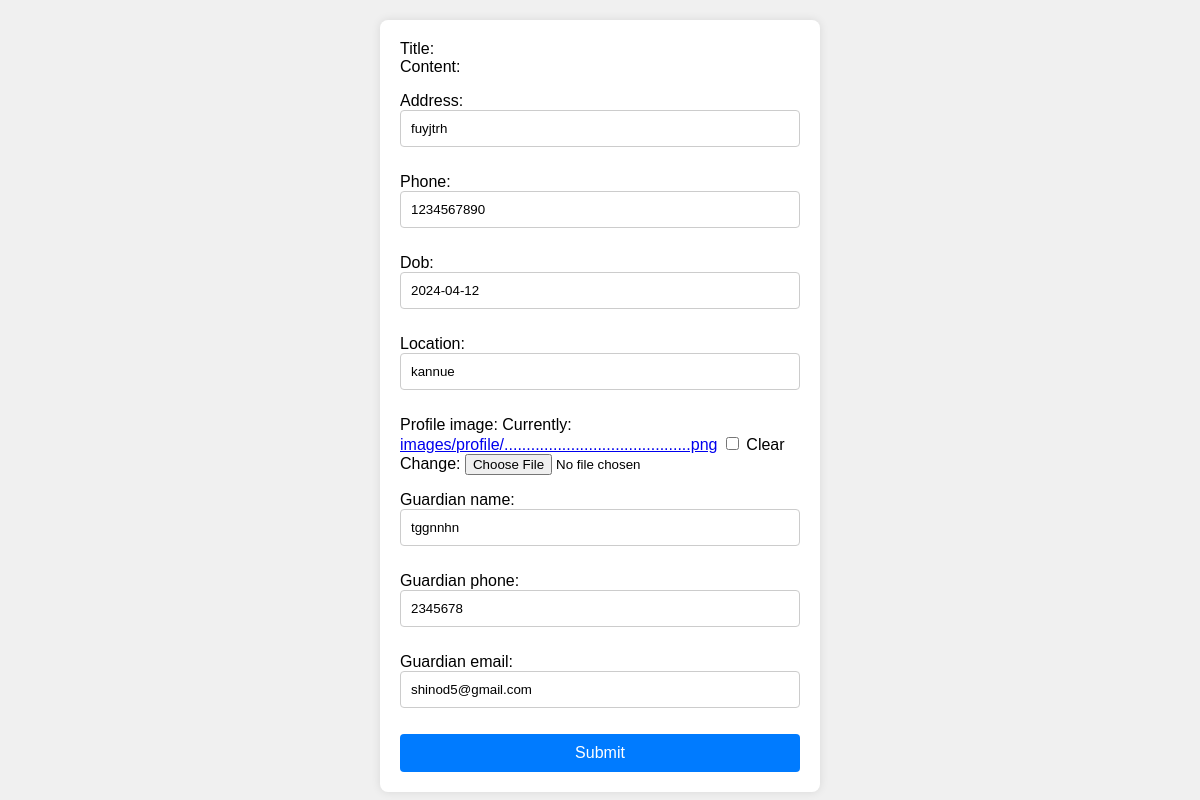
Screenshot of /userupdate/3/change/ (signed in) with the database file from the repository.
### app/models.py (models this page shows, shortened)
class UserProfile(models.Model):
    user = models.OneToOneField(User, on_delete=models.CASCADE, related_name="user_profile")
    address = models.CharField(max_length=200, null=True)
    phone = models.CharField(max_length=20, null=True)
    dob = models.DateField(null=True)
    location = models.CharField(max_length=200, null=True)
    profile_image = models.ImageField(upload_to='images/profile', blank=True, null=True)
    guardian_name = models.CharField(max_length=200, null=True)
    guardian_phone = models.CharField(max_length=20, null=True)
    guardian_email = models.EmailField(max_length=30,null=True)

### app/views.py (the view)
# urls.py: path("userupdate/<int:pk>/change/",UpdateUserProfileView.as_view(),name="userupdate"),
@method_decorator(decs,name="dispatch")
class UpdateUserProfileView(UpdateView):
    model = UserProfile
    form_class = UserProfileForm
    template_name = 'edituserprofile.html'
    success_url = reverse_lazy('userindex')
    def get_object(self, queryset=None):
        return UserProfile.objects.get_or_create(user=self.request.user)[0]

### app/forms.py
class UserProfileForm(forms.ModelForm):
    class Meta:
        model = UserProfile
        fields = ['address', 'phone', 'dob', 'location',  'profile_image', 'guardian_name', 'guardian_phone','guardian_email',]

### app/decorator.py (called while the page is built)
def login_required(fn):
    def wrapper(request,*args,**kwargs):
        if not request.user.is_authenticated:
            messages.error(request,"invalid session")
            return redirect("signin")
        else:
            return fn(request,*args,**kwargs)
    return wrapper

### app/templates/edituserprofile.html (shortened to what this page needs)
<!DOCTYPE html>
<html lang="en">
<head>
</head>
<body>
    <form action="" method="post" enctype="multipart/form-data">
        <div>
            <label for="id_title">Title:</label>
        </div>
        <div>
            <label for="id_content">Content:</label>
            {{ form.as_p}}
        </div>
        <button type="submit">Submit</button>
    </form>
</body>
</html>

### app/templates/edituserprofile.html (style rules this page uses)
body { font-family: Arial, sans-serif; background-color: #f0f0f0; margin: 0; padding: 0; box-sizing: border-box; }
form { max-width: 400px; margin: 20px auto; padding: 20px; background-color: #fff; border-radius: 8px; box-shadow: 0 0 10px rgba(0, 0, 0, 0.1); }
form input[type="text"], form input[type="email"], form textarea { width: 100%; padding: 10px; margin-bottom: 10px; border: 1px solid #ccc; border-radius: 4px; box-sizing: border-box; }
form button[type="submit"] { display: block; width: 100%; padding: 10px; background-color: #007bff; border: none; border-radius: 4px; color: #fff; font-size: 16px; cursor: pointer; }

### rows the page displays
UserProfile: address "fuyjtrh", phone "1234567890", dob "2024-04-12", location "kannue", guardian_name "tggnnhn", guardian_phone "2345678", guardian_email "shinod5@gmail.com"
